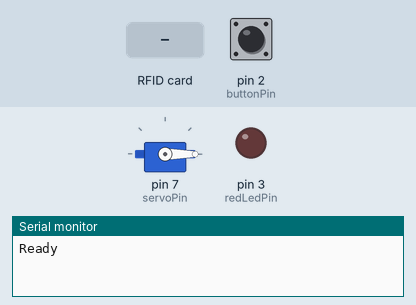
Simulated run of this sketch. Board: Arduino Uno, built with avr-gcc and run on an emulated ATmega328P. On the bench: servo, output pins drawn as LEDs (lit = HIGH), the last lines printed to the serial monitor. Dashed ring = blinking. The inputs (shaded band) are chosen by the test bench; at power-on: pin 2 (buttonPin) LOW. Pins used as bus, display or sensor lines are not drawn.

Above: at 3.2 s.
3.3 s: RFID card 09 7E D7 20 held to the reader
At 4.5 s:
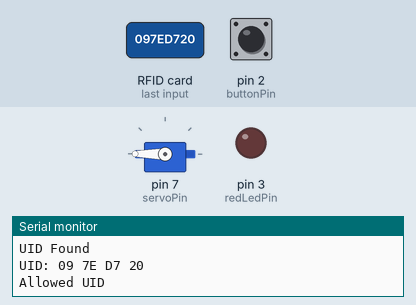
4.8 s: RFID card 5E 7A 19 C4 held to the reader
At 6.8 s:
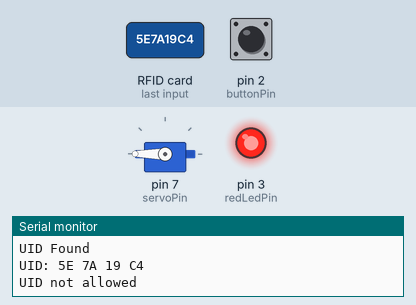
7.8 s: pin 2 (buttonPin) pulled HIGH for 3.2 s
At 8.5 s:
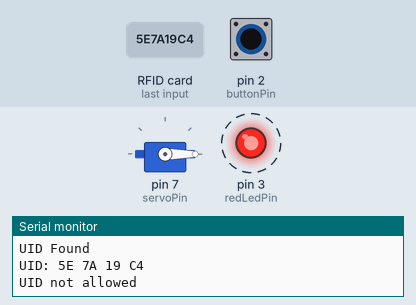
13.7 s: pin 2 (buttonPin) pulled HIGH for 0.25 s
At 14.1 s:
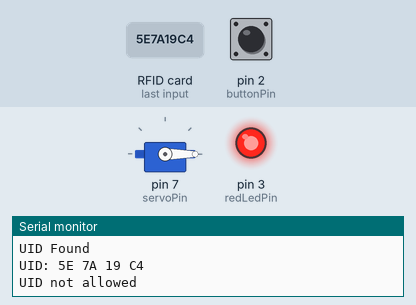
16.9 s: pin 2 (buttonPin) pulled HIGH for 1 s
At 20.1 s:
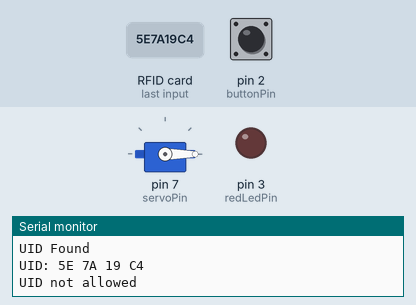
20.4 s: RFID card 42 37 F4 1F held to the reader
At 21.8 s:
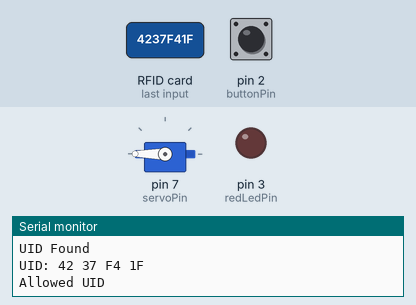
Timing chart, 0 to 23.0 s (numbered marks = the images above; inputs shaded):
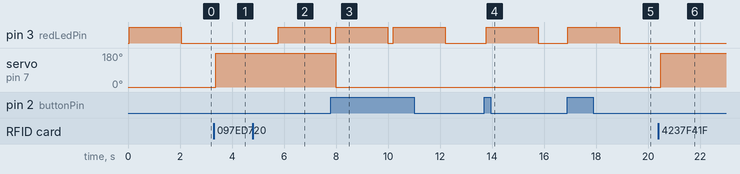

Measured:
- after the input at 3.3 s, servo on pin 7 (servoPin): 0° → 180° after 0.08 s
- after the input at 4.8 s, pin 3 (redLedPin): LOW → HIGH after 0.98 s, → LOW 2.0 s later
- after the input at 7.8 s, pin 3 (redLedPin): alternates HIGH for 2.0 s and LOW for 0.23 s, starting after 0.18 s; servo on pin 7 (servoPin): 180° → 0° after 0.18 s
- after the input at 13.7 s, pin 3 (redLedPin): LOW → HIGH after 0.08 s, → LOW 2.0 s later
- after the input at 16.9 s, pin 3 (redLedPin): LOW → HIGH at once, → LOW 2.0 s later
- after the input at 20.4 s, servo on pin 7 (servoPin): 0° → 180° after 0.09 s

The sketch:

safebox.ino
```cpp
/*
 * Safebox
 * Author: renatojobal (https://github.com/renatojobal)
 *
 *
 * Program that get the UID from the card o key kepper at the kit RFID RC522. It compares
 * the previues values UID and give acces to a sasfebox, moving the servo motor that controls
 * the lock door.
 *
 * It let you register some UIDS to let them the access.
 *
 * For register the UIDS use the 'allowedUIDs' array

 *
 * Uses MIFARE RFID card using RFID-RC522 reader
 * Uses MFRC522 - Library
 *
 *
 * Connections
 *
 * ---------------------------------------------------
 *             MFRC522      Arduino       Arduino
 *             Reader/PCD   Uno/101       Nano v3
 * Signal      Pin          Pin           Pin
 * ---------------------------------------------------
 * RST/Reset   RST          9             D9
 * SPI SS      SDA(SS)      10            D10
 * SPI MOSI    MOSI         11 / ICSP-4   D11
 * SPI MISO    MISO         12 / ICSP-1   D12
 * SPI SCK     SCK          13 / ICSP-3   D13
 *
 *
 *
 * ---------------------------------------------------
 * Red Led                  3             D3
 * Green Led                8             D8
 * Servo motor              7             D7
 * Button                   2             D2


*/

/*
  * Spanish
  * Programa que obtiene el UID de la tarjeta o llavero del kit RFID RC522, compara con
  * valores previos obtenidos de UID y permite acceso a una caja fuerte, moviendo el servo
  * motor que controla la cerradura de la puerta.

  * Se pueden registrar varias UIDS a las que se permite el acceso.

  * Para registrar las UIDS usa el arreglo allowedUIDs

*/

#include <SPI.h>     // Include library bus SPI
#include <MFRC522.h> // Include library for MFRC522
#include <Servo.h>   // Include library for servomotor

#define RST_PIN 9 // Constant of reset pin
#define SS_PIN 10 // Constant of slave select pin

// Put here your UIDS  of the Cards.
// Remember to change the numbere of de first '[]', for example if you have only one UID, you
// should put like this 'byte allowedUIDs[1][4] = { {...} }'
byte allowedUIDs[2][4] = {
    {0x09, 0x7E, 0xD7, 0x20},
    {0x42, 0x37, 0xF4, 0x1F}};

byte targetUID[4]; // for saving the result of the reader

MFRC522 mfrc522(SS_PIN, RST_PIN); // Create the object mfrc522

// Ataching pins
int greenLedPin = 8;
int redLedPin = 3;
int servoPin = 7;
int minPulse = 700;
int maxPulse = 2300;
int buttonPin = 2;

Servo servomotor; // Creating a instance of Servo

/*
  This function executes only one time, when the Arduino is connected to power.
*/
void setup()
{
  Serial.begin(9600); // Initialice the serial port
  SPI.begin();        // initialice bus SPI
  mfrc522.PCD_Init(); // initialice reder module

  // Ataching some
  pinMode(greenLedPin, OUTPUT);
  pinMode(redLedPin, OUTPUT);
  pinMode(greenLedPin, INPUT);

  servomotor.attach(servoPin);
  closeDoor();

  Serial.println("Ready\n"); // Ok message
}

/*
  Principal function. It will be executed forever. After the setup function.
*/
void loop()
{
  delay(200);

  if (buttonPressed())
  {
    closeDoor();
  }

  // Control sentences
  if (canRead())
  { // if its possible read a UID
    Serial.print("\nUID Found\n");
  }
  else
  {
    return;
  }

  // Getting the read and saving it on targetUID, and printing it
  Serial.print("UID:");
  for (byte i = 0; i < mfrc522.uid.size; i++)
  {
    if (mfrc522.uid.uidByte[i] < 0x10)
    {
      Serial.print(" 0");
    }
    else
    {
      Serial.print(" ");
    }
    Serial.print(mfrc522.uid.uidByte[i], HEX);
    targetUID[i] = mfrc522.uid.uidByte[i];
  }
  Serial.print("\t");

  // Comparing the targetUID with the allowedUIDs
  if (isAnAlloweUID())
  {
    Serial.print("\nAllowed UID\n");
    /* ToDo something if it is allowed ... */
    handleCorrectUID();
  }
  else
  {
    Serial.print("\nUID not allowed\n");
    handleIncorrectUID();
  }

  mfrc522.PICC_HaltA(); // stop the comunication
}

/*
  It returns true when the read UID is in the 'allowedUIDs' array.
*/
boolean isAnAlloweUID()
{ // Comparing the targetUID wit the allowedUIDs

  // Comparing each UID allowedUID, so we need two fors, because it is
  // a matriz

  for (byte i = 0; i < sizeof(allowedUIDs); i++)
  {
    /*Compare each UID allowed*/
    if (areSameUIDS(targetUID, allowedUIDs[i]))
    {
      return true;
    }
  }
  return (false);
}

/*
  Returns true when the args passed are equals.
*/
boolean areSameUIDS(byte target1[], byte target2[])
{
  for (byte i = 0; i < mfrc522.uid.size; i++)
  {
    if (target1[i] != target2[i])
      return (false);
  }
  return (true);
}

/*
  Control sentences
*/
boolean canRead()
{

  if (!mfrc522.PICC_IsNewCardPresent())
  {
    return false;
  }

  if (!mfrc522.PICC_ReadCardSerial())
  {
    return false;
  }
  return true;
}

/*
 This function is executed when the UID of the card read its allowe.
 We open the door.
*/
void handleCorrectUID()
{
  digitalWrite(greenLedPin, HIGH);
  openDoor();
  delay(2000);
  digitalWrite(greenLedPin, LOW);
}

/*
  This function is executed when the UID of the car read is not allowed.
  We turn on the red led to show the user that we read the UID but the it is not in the allowed UID list.
*/
void handleIncorrectUID()
{

  digitalWrite(redLedPin, HIGH);
  delay(2000);
  digitalWrite(redLedPin, LOW);
}

/*
  To open the door with the servo motor
*/
void openDoor()
{
  servomotor.write(180);
  delay(200);
}

/*
  To close the door with the servo motor
*/
void closeDoor()
{
  servomotor.write(0);
  digitalWrite(redLedPin, HIGH);
  delay(2000);
  digitalWrite(redLedPin, LOW);
}

/*
  Listenner of the button
*/
boolean buttonPressed()
{
  // Serial.print(digitalRead(buttonPin));
  return digitalRead(buttonPin);
}
```
